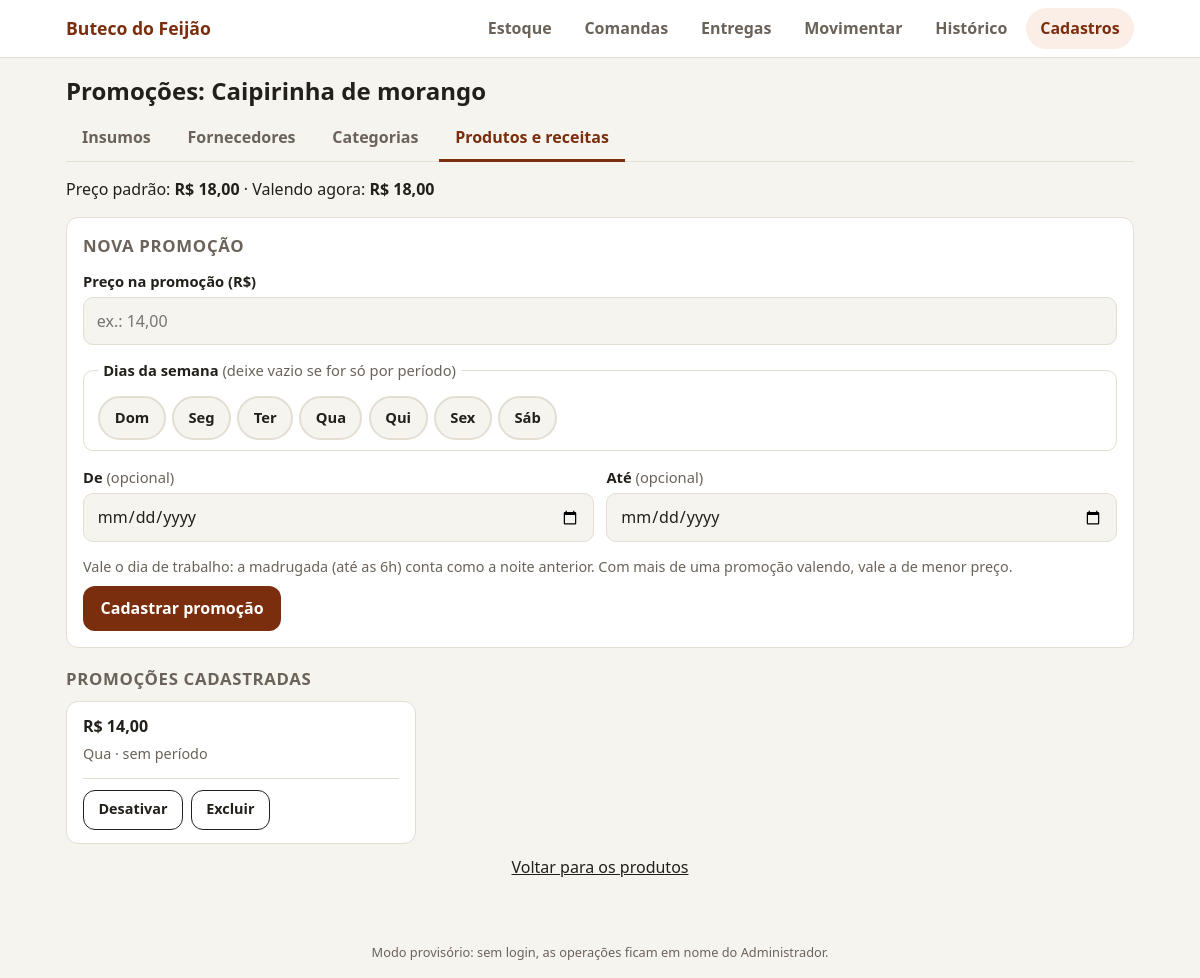
Page /cadastros/produtos/3/promocoes on the committed database.
### tables this page shows
CREATE TABLE produto (
    id           INTEGER PRIMARY KEY,
    nome         TEXT NOT NULL UNIQUE,
    categoria    TEXT NOT NULL,          -- 'Cerveja', 'Chopp', 'Kit', 'Drink'
    preco_padrao REAL NOT NULL CHECK (preco_padrao >= 0),
    ativo        INTEGER NOT NULL DEFAULT 1 CHECK (ativo IN (0, 1))
);

CREATE TABLE preco_promocao (
    id          INTEGER PRIMARY KEY,
    produto_id  INTEGER NOT NULL REFERENCES produto (id) ON DELETE CASCADE,
    preco       REAL NOT NULL CHECK (preco >= 0),
    dias_semana TEXT,                    -- ex.: '3,4' (0=domingo ... 6=sábado); NULL = todos
    data_inicio TEXT,                    -- 'AAAA-MM-DD' ou NULL
    data_fim    TEXT,
    ativo       INTEGER NOT NULL DEFAULT 1 CHECK (ativo IN (0, 1))
);

### app.py (the view, shortened to what this page needs)
@app.route("/cadastros/produtos/<int:produto_id>/promocoes", methods=["GET", "POST"])
def cadastro_promocoes(produto_id):
    c = con()
    produto = c.execute("SELECT * FROM produto WHERE id = ?", (produto_id,)).fetchone()
    if produto is None:
        abort(404)
    form = {}
    vigente = cadastros.preco_vigente(c, produto_id)
    return render_template("promocoes.html", aba="produtos", produto=produto, form=form,
                           marcados=form.getlist("dias") if form else [], vigente=vigente,
                           promocoes=cadastros.listar_promocoes(c, produto_id),
                           dias_nomes=["Dom", "Seg", "Ter", "Qua", "Qui", "Sex", "Sáb"])

### app.py (called while the page is built)
def con():
    if "con" not in g:
        g.con = bd.conectar()
    return g.con

@app.teardown_appcontext
def fechar_conexao(_erro):
    c = g.pop("con", None)
    if c is not None:
        c.close()

@app.template_filter("moeda")
def moeda(valor):
    if valor is None:
        return "–"
    return "R$ " + f"{valor:,.2f}".replace(",", "X").replace(".", ",").replace("X", ".")

### bd.py (called while the page is built, shortened)
def aplicar_migracoes(con):
    atual = con.execute("PRAGMA user_version").fetchone()[0]
    for arquivo in sorted(PASTA_MIGRACOES.glob("[0-9][0-9][0-9]_*.sql")):
        numero = int(arquivo.name[:3])
        if numero <= atual:
            continue

def conectar():
    if not ARQUIVO_BANCO.exists():
        criar_banco()
    con = sqlite3.connect(ARQUIVO_BANCO)
    con.row_factory = sqlite3.Row            # permite usar linha["nome"] em vez de linha[0]
    aplicar_migracoes(con)                   # atualiza bancos antigos (não faz nada se já estiver em dia)
    con.execute("PRAGMA foreign_keys = ON")  # tem que ser ligado a cada conexão
    return con

### cadastros.py (called while the page is built, shortened)
def dia_operacional(em=None):
    em = em or _dt.datetime.now()
    return (em - _dt.timedelta(hours=6)).date()

def _dias_texto(csv):
    if not csv:
        return "todos os dias"
    return ", ".join(DIAS_NOMES[int(d)] for d in csv.split(","))

def _promocao_vale(promo, dia):
    if promo["dias_semana"] is not None:
        dia_semana = (dia.weekday() + 1) % 7                        # python: segunda = 0 -> aqui domingo = 0
        if dia_semana not in {int(d) for d in promo["dias_semana"].split(",")}:
            return False

def preco_vigente(con, produto_id, em=None):
    produto = con.execute("SELECT preco_padrao FROM produto WHERE id = ?", (produto_id,)).fetchone()
    if produto is None:
        raise ErroDeRegra("Produto não encontrado.")
    dia = dia_operacional(em)
    validas = [p["preco"] for p in con.execute(
        "SELECT * FROM preco_promocao WHERE produto_id = ? AND ativo = 1", (produto_id,)) if _promocao_vale(p, dia)]
    if validas:
        return {"preco": min(validas), "origem": "promocao"}
    return {"preco": produto["preco_padrao"], "origem": "padrao"}

def listar_promocoes(con, produto_id, em=None):
    dia = dia_operacional(em)
    return [{**dict(p), "dias_texto": _dias_texto(p["dias_semana"]), "vale_hoje": bool(p["ativo"]) and _promocao_vale(p, dia)}
            for p in con.execute("SELECT * FROM preco_promocao WHERE produto_id = ? ORDER BY ativo DESC, id",
                                 (produto_id,)).fetchall()]

### templates/promocoes.html (shortened to what this page needs)
{% extends "base.html" %}
{% block conteudo %}
<h1>Promoções: {{ produto.nome }}</h1>
{% include "_abas_cadastros.html" %}
<p class="resumo-preco">
  Preço padrão: <strong>{{ produto.preco_padrao|moeda }}</strong> ·
  Valendo agora: <strong>{{ vigente.preco|moeda }}</strong>
</p>
<form method="post" class="form form-largo" novalidate>
  <h2>Nova promoção</h2>
  <div class="campo">
    <label for="preco">Preço na promoção (R$)</label>
    <input id="preco" name="preco" type="text" inputmode="decimal" autocomplete="off" value="{{ form.get('preco', '') }}" placeholder="ex.: 14,00">
  </div>
  <fieldset class="checks">
    <legend>Dias da semana <span class="opc">(deixe vazio se for só por período)</span></legend>
    <div class="chips">
      {% for n in range(7) %}
      <label class="chip"><input type="checkbox" name="dias" value="{{ n }}" {{ 'checked' if n|string in marcados }}><span>{{ dias_nomes[n] }}</span></label>
      {% endfor %}
    </div>
  </fieldset>
  <div class="linha">
    <div class="campo">
      <label for="data_inicio">De <span class="opc">(opcional)</span></label>
      <input id="data_inicio" name="data_inicio" type="date" value="{{ form.get('data_inicio', '') }}">
    </div>
    <div class="campo">
      <label for="data_fim">Até <span class="opc">(opcional)</span></label>
      <input id="data_fim" name="data_fim" type="date" value="{{ form.get('data_fim', '') }}">
    </div>
  </div>
  <p class="dica">Vale o dia de trabalho: a madrugada (até as 6h) conta como a noite anterior. Com mais de uma promoção valendo, vale a de menor preço.</p>
  <button type="submit" class="botao">Cadastrar promoção</button>
</form>
<h2>Promoções cadastradas</h2>
<div class="itens">
  {% for p in promocoes %}
  <article class="item {{ 'inativo' if not p.ativo }}">
    <div class="item-topo">
      <h3>{{ p.preco|moeda }}</h3>
    </div>
    <p class="detalhe">
      {{ p.dias_texto|capitalize }}
      {% if p.data_inicio or p.data_fim %}· período: {{ p.data_inicio or 'sem início' }} até {{ p.data_fim or 'sem fim' }}{% else %}· sem período{% endif %}
    </p>
    <div class="acoes">
      <form method="post" action="{{ url_for('cadastro_promocao_acao', promocao_id=p.id, acao=('desativar' if p.ativo else 'ativar')) }}">
        <button type="submit" class="botao botao-leve botao-pequeno">{{ 'Desativar' if p.ativo else 'Ativar' }}</button>
      </form>
      <form method="post" action="{{ url_for('cadastro_promocao_acao', promocao_id=p.id, acao='excluir') }}">
        <button type="submit" class="botao botao-leve botao-pequeno">Excluir</button>
      </form>
    </div>
  </article>
  {% endfor %}
</div>
<p class="voltar"><a href="{{ url_for('cadastro_produtos') }}">Voltar para os produtos</a></p>
{% endblock %}

### static/style.css (style rules this page uses)
:root { --bg: #f6f4ef; --surface: #ffffff; --texto: #231f1a; --suave: #6b6359; --borda: #e3ddd2; --marca: #7a2e0e; --marca-fundo: #fbeee6; --ok: #1f6b3a; --ok-fundo: #e5f4ea; --aviso: #8a5a00; --aviso-fundo: #fdf1d6; --erro: #a3261c; --erro-fundo: #fbe5e2; --raio: 12px; }
* { box-sizing: border-box; }
body { margin: 0; background: var(--bg); color: var(--texto); font: 16px/1.45 system-ui, -apple-system, "Segoe UI", Roboto, sans-serif; }
h1 { font-size: 1.5rem; margin: 0; }
h2 { font-size: 1.05rem; margin: 0 0 .6rem; color: var(--suave); text-transform: uppercase; letter-spacing: .04em; }
h3 { font-size: 1rem; margin: 0; }
a { color: inherit; }
.botao { display: inline-block; background: var(--marca); color: #fff; border: 0; border-radius: var(--raio); padding: .7rem 1.1rem; font: inherit; font-weight: 700; text-decoration: none; cursor: pointer; min-height: 44px; }
.botao-leve { background: transparent; color: inherit; border: 1px solid currentColor; font-weight: 600; }
.detalhe { margin: 0; font-size: .9rem; color: var(--suave); }
.form { background: var(--surface); border: 1px solid var(--borda); border-radius: var(--raio); padding: 1rem; max-width: 640px; margin-top: 1rem; }
.campo { margin-bottom: .9rem; flex: 1; min-width: 0; }
.linha { display: flex; gap: .8rem; flex-wrap: wrap; }
.linha .campo { min-width: 180px; }
label, legend { font-weight: 700; font-size: .92rem; display: block; margin-bottom: .3rem; }
.opc { font-weight: 400; color: var(--suave); }
input[type=text], select { width: 100%; font: inherit; padding: .7rem .8rem; min-height: 48px; border-radius: 10px; border: 1px solid var(--borda); background: var(--bg); color: var(--texto); }
.dica { color: var(--suave); font-size: .9rem; margin: 0 0 .5rem; min-height: 1.3em; }
.itens { display: grid; gap: .6rem; grid-template-columns: repeat(auto-fill, minmax(320px, 1fr)); }
.item { background: var(--surface); border: 1px solid var(--borda); border-radius: var(--raio); padding: .8rem 1rem; display: flex; flex-direction: column; }
.item-topo { display: flex; align-items: center; gap: .5rem; flex-wrap: wrap; }
.item .detalhe { margin: .35rem 0 0; }
.acoes { display: flex; gap: .5rem; margin-top: .8rem; padding-top: .7rem; border-top: 1px solid var(--borda); }
.acoes form { margin: 0; }
.botao-pequeno { padding: .4rem .9rem; min-height: 40px; font-size: .9rem; }
.form-largo { max-width: none; margin-bottom: 1.2rem; }
.form-largo h2 { margin-bottom: .8rem; }
.checks { border: 1px solid var(--borda); border-radius: 10px; padding: .6rem .9rem; margin: 0 0 1rem; }
.checks legend { padding: 0 .3rem; }
.voltar { text-align: center; margin: .8rem 0 0; }
.resumo-preco { margin: 0 0 1rem; }
.acoes { flex-wrap: wrap; }
.chips { display: flex; flex-wrap: wrap; gap: .4rem; }
.chip { margin: 0; }
.chip span { display: block; padding: .6rem .9rem; border: 2px solid var(--borda); border-radius: 999px; font-weight: 700; cursor: pointer; min-height: 44px; background: var(--bg); }
input[type=date] { width: 100%; font: inherit; padding: .7rem .8rem; min-height: 48px; border-radius: 10px; border: 1px solid var(--borda); background: var(--bg); color: var(--texto); }

### rows in the picture
produto: nome "Caipirinha de morango", preco_padrao|moeda "R$ 18,00", preco|moeda "R$ 18,00"
preco_promocao: preco|moeda "R$ 14,00", dias_texto "Qua", ativo "Desativar"

### other values in the picture
{{ dias_nomes[n] }} "Dom" "Seg" "Ter" "Qua" "Qui" "Sex" "Sáb"
